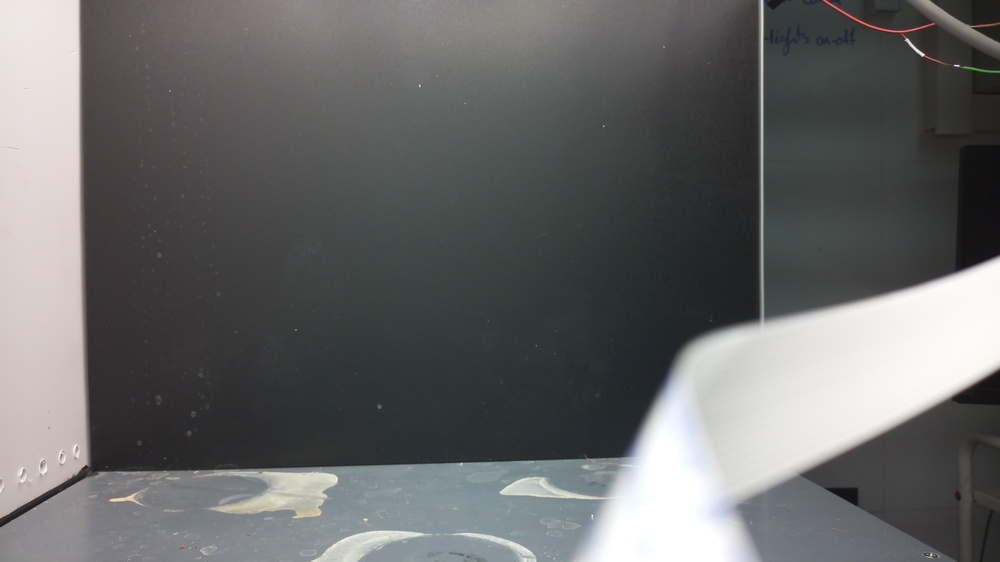
#> input picture mock_exp/2025-05-13/imgs/05_13__16_58_53.jpg, 1000 x 562 px, shrunk from 1382 x 777 before the run, found by its file name; its folder holds only this picture in this run
$ python live_roi_comp25.py
#> lines starting #> are read from the running program, lines starting #| are printed output that depends on the picture; after the words box and inside, x2 and y2 are one past the last pixel; in counts of white or black regions, pixels touching at a corner belong together
#%%
import cv2
import os
import numpy as np
import pickle

#%% MARK: ROI functions

def read_roi_from_file(settings_path):
    """
    Read the ROI from a file.
    Expected format: (x, y, width, height) on the first line.
    """
    ## load the settings
    with open(settings_path, 'rb') as f:
#> (reads mock_exp/2025-05-13/settings.pkl from the repository)
        data_dct = pickle.load(f)

    roi_data = data_dct.get("roi", None)
    return roi_data

def select_roi(img_path):
    """
    Open an image and allow the user to select a ROI.
    Returns: (x, y, w, h)
    """
    img = cv2.imread(img_path)
    cv2.namedWindow("SELECT ROI", cv2.WINDOW_NORMAL)
    roi = cv2.selectROI("SELECT ROI", img, showCrosshair=True)
    cv2.destroyWindow("SELECT ROI")
    return roi

def get_last_img_from_folder(base_path):
    img_dir = os.path.join(base_path, "imgs")
    image_files = sorted(os.listdir(img_dir))
    if not image_files:
        raise FileNotFoundError("No images found in the imgs directory.")
    image_path = os.path.join(img_dir, image_files[-1])
    return image_path

def save_init_roi(base_path, manual_image_path = None):
    """
    Let the user select a ROI and save it to roi.txt in base_path.
    If no image is specified, use the last image in base_path/imgs.
    """
    global manual_stop

    if manual_image_path is None:
        image_path = get_last_img_from_folder(base_path)
    else:
        image_path = manual_image_path

    print(f"Loading image for ROI selection: {image_path}")
    roi = select_roi(image_path)

    if roi == (0, 0, 0, 0):
        manual_stop = True

    settings_path = os.path.join(base_path, "settings.pkl")
    if os.path.isfile(settings_path):
        with open(settings_path, 'rb') as f:
            data_dct = pickle.load(f)
        data_dct["roi"] = roi
    else:
        data_dct = {"roi": roi, "grey_threshold": 130}
    with open(settings_path, 'wb') as f:
        pickle.dump(data_dct, f)
    print(f"ROI saved to {settings_path}")

    return roi

def get_roi(base_path):
    """
    Get the ROI from file or ask the user to select one.
    """
    ## if there already is a ROI file - we can use that!
    settings_path = os.path.join(base_path, "settings.pkl")

    if os.path.isfile(settings_path):
        roi = read_roi_from_file(settings_path)
        if roi is not None:
            user_input = input("\n there is a ROI in the settings file...\nDo you want to load that ROI? (Y/n)").strip().lower()
#> the answer given: y
            if user_input in ("", "y"):
                print(f"using existing ROI from settings file:\n{settings_path}")
                return roi

        print("No ROI in the seetings file. Choose new ROI!")
        roi = save_init_roi(base_path)
    else:
        print("didn't find the settings file, the default grey_threshold is 130 \nChoose new ROI!")
        roi = save_init_roi(base_path)

    return roi


## global variable to stop the program
manual_stop = False
#%% MARK: other functions

## show the numer of non black pixels in the roi
def thresholding_grey_img(img, min_threshold, show = False):
    """
    Converts image to grayscale and applies a binary threshold.
    Optionally displays the thresholded result.
    """
    # Convert to grey format and threshold
    gray = cv2.cvtColor(img, cv2.COLOR_BGR2GRAY)

    mask = cv2.inRange(gray, min_threshold, 255)

    if show:
        result = cv2.bitwise_and(img, img, mask=mask)
        cv2.namedWindow("img", cv2.WINDOW_NORMAL)
        cv2.imshow('img', result)
        cv2.waitKey(0)
        cv2.destroyAllWindows()

    return mask


def analyze_roi(roi, base_path, grey_threshold, show = False):
    """
    Analyzes the number of non-black pixels in the specified ROI of the image.
    Applies morphological opening to clean noise.
    """
#> called with roi = (407, 248, 119, 151), grey_threshold = 130, show = False
    img_path = get_last_img_from_folder(base_path)
    img = cv2.imread(img_path)
#> img is the input picture: shape (562, 1000, 3); mean B, G, R 104.5, 104.2, 103.7

    thresh_mask = thresholding_grey_img(img, grey_threshold, show)
#> in thresholding_grey_img, `mask = cv2.inRange(gray, min_threshold, 255)`:
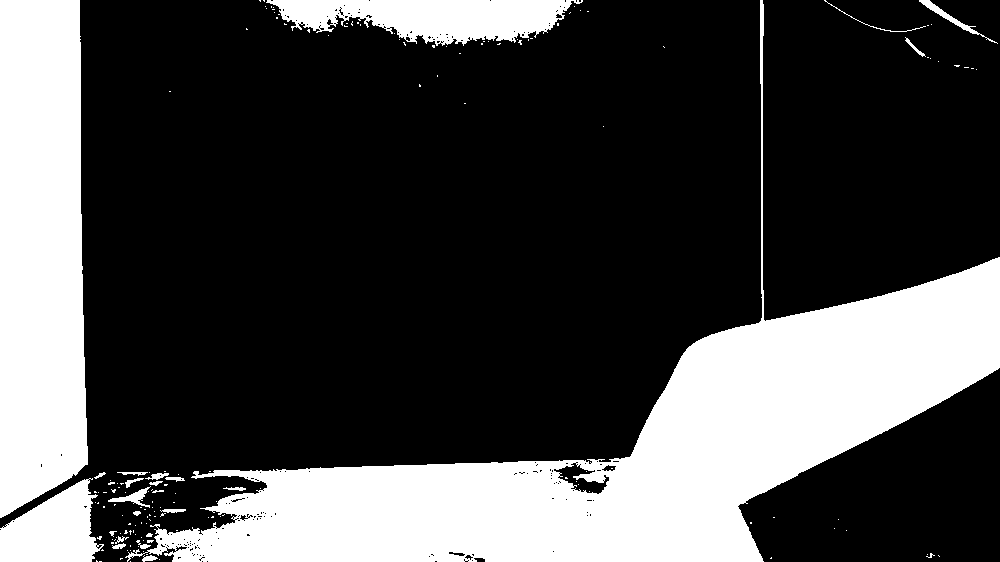
#> mask: shape (562, 1000); 28% white; 163 white regions (139 under 20 px), largest, box (x1, y1, x2, y2) and area: (125, 0, 1000, 562) 99808, (0, 0, 88, 518) 40935, (266, 0, 583, 46) 9183

    ## Clean up noise
    kernel = np.ones((10,10),np.uint8)
    thresh_mask = cv2.morphologyEx(thresh_mask, cv2.MORPH_OPEN, kernel)
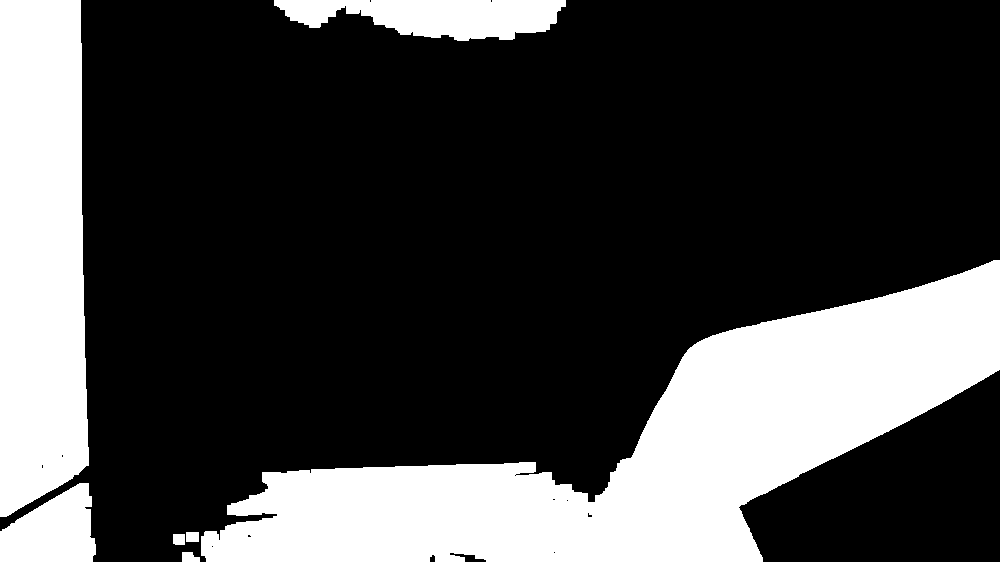
#> thresh_mask: shape (562, 1000); 26.7% white; 7 white regions, largest, box (x1, y1, x2, y2) and area: (201, 260, 1000, 562) 94846, (0, 0, 89, 517) 41516, (274, 0, 566, 41) 8174

    x, y, w, h = roi
    roi_mask = thresh_mask[y:y+h, x:x+w]
#> roi_mask: shape (151, 119); every value is 0

    non_black_pix = len(np.where(roi_mask>0)[0])
#> non_black_pix = 0

    relative_area = non_black_pix / (w * h)
#> relative_area = 0
    print(f"relative area of non black pixels in roi: {relative_area:.2%}")
#| relative area of non black pixels in roi: 0.00%

    if show:
        cv2.imshow("ROI", roi_mask)
        cv2.waitKey(0)
        cv2.destroyAllWindows()
    return non_black_pix, round(relative_area*100,2)

def get_grey_threshold(base_path):
    """
    Get the grey threshold from the settings file.
    """
    settings_path = os.path.join(base_path, "settings.pkl")
    if not os.path.isfile(settings_path):
        raise FileNotFoundError(f"Settings file not found: {settings_path}")
    ## load the settings
    with open(settings_path, 'rb') as f:
        data_dct = pickle.load(f)
    grey_threshold = data_dct["grey_threshold"]
    return grey_threshold

#%% MARK: testing/main
if __name__ == "__main__":
    # Example usage
    base_path = r"C:\Users\Roni\Desktop\Roni_new\python scripts\pavlovian sunflowers\operant-project\mock_exp\2025-05-13"
    roi = get_roi(base_path)
    print(roi)
    grey_thesh = get_grey_threshold(base_path)
    non_black_pix, relative_area = analyze_roi(roi, base_path, grey_thesh)
#> non_black_pix = 0; relative_area = 0
    print(f"Number of non-black pixels: {non_black_pix}")
#| Number of non-black pixels: 0
    print(f"Relative area of non-black pixels: {relative_area}")
#| Relative area of non-black pixels: 0.0

# %%
